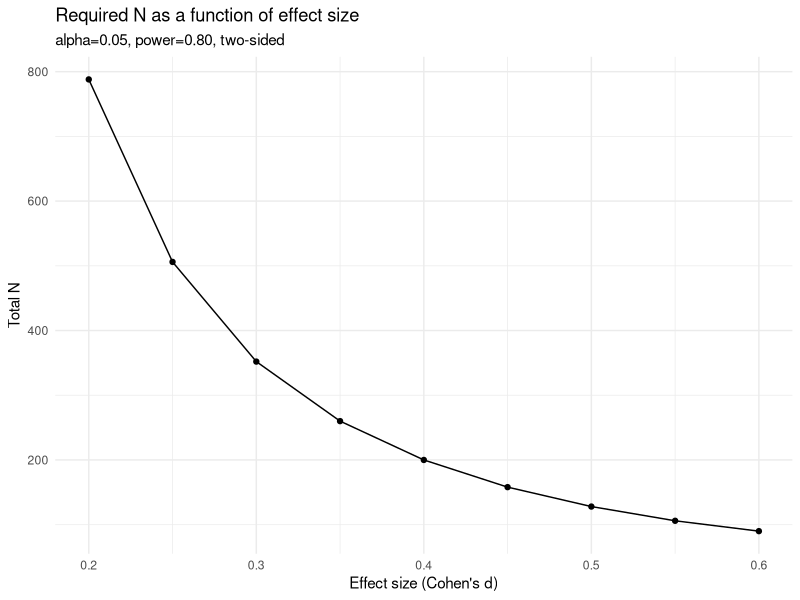

Reproduce this figure in R.
# Sensitivity sweep template -- two-sample t example
# Edit the params block; rest is fixed.

# Never install from a template: a silent install.packages() can break a locked renv.
for (pkg in c("pwr", "ggplot2")) {
  if (!requireNamespace(pkg, quietly = TRUE)) {
    stop(sprintf("R package '%s' is not installed; run install.packages('%s') with the user's approval, then re-run", pkg, pkg))
  }
}

library(pwr)
library(ggplot2)

params <- list(
  design        = "two-sample-t",
  effect_point  = 0.40,    # example placeholder, not a literature value: replace with the ce-effect-size anchor or a PMID-cited study
  effect_grid   = seq(0.20, 0.60, by = 0.05),
  alpha         = 0.05,
  power_target  = 0.80,
  sided         = "two",
  dropout       = 0.15     # assumption: replace with the observed loss-to-follow-up rate
)

point <- pwr.t.test(d = params$effect_point, sig.level = params$alpha,
                    power = params$power_target, type = "two.sample",
                    alternative = ifelse(params$sided == "two", "two.sided", "greater"))
n_per_arm_point <- ceiling(point$n)
n_total_point   <- 2 * n_per_arm_point
n_with_dropout  <- ceiling(n_total_point / (1 - params$dropout))

cat(sprintf("Point estimate: n per arm = %d, total = %d, with %.0f%% dropout = %d\n",
            n_per_arm_point, n_total_point, 100 * params$dropout, n_with_dropout))

sweep <- do.call(rbind, lapply(params$effect_grid, function(d) {
  res <- pwr.t.test(d = d, sig.level = params$alpha, power = params$power_target,
                    type = "two.sample",
                    alternative = ifelse(params$sided == "two", "two.sided", "greater"))
  data.frame(effect_size = d, n_per_arm = ceiling(res$n), n_total = 2 * ceiling(res$n))
}))

out_stem <- file.path("analysis/power", paste0(params$design, "-", format(Sys.Date(), "%Y-%m-%d")))
dir.create(dirname(out_stem), recursive = TRUE, showWarnings = FALSE)
write.csv(sweep, paste0(out_stem, "-sweep.csv"), row.names = FALSE)

p <- ggplot(sweep, aes(effect_size, n_total)) +
  geom_line() + geom_point() +
  labs(x = "Effect size (Cohen's d)", y = "Total N",
       title = "Required N as a function of effect size",
       subtitle = sprintf("alpha=%.2f, power=%.2f, %s-sided",
                          params$alpha, params$power_target, params$sided)) +
  theme_minimal()

ggsave(paste0(out_stem, ".png"), p, width = 7, height = 5)
